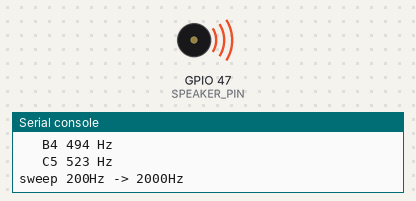
Bench run of a program on a simulated ESP32 board running MicroPython. Shown: buzzer (waves = sounding), the last lines printed to the serial console. At 6.8 s the program stops and its outputs stay as they are.

Above: at 3.4 s.
At 6.8 s:
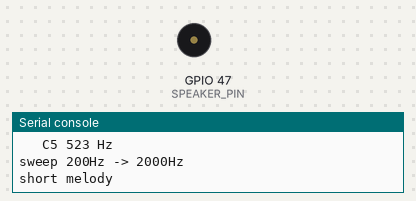
Timing chart, 0 to 8.3 s (numbered marks = the images above):
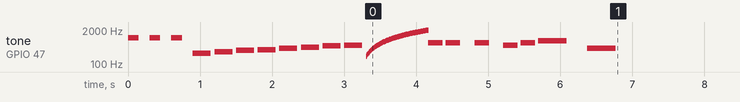

Measured:
- by itself, tone on GPIO 47 (SPEAKER_PIN): plays 1000 Hz for 0.15 s, 1000 Hz for 0.15 s, 1000 Hz for 0.15 s, 262 Hz for 0.25 s, 294 Hz for 0.25 s, 330 Hz for 0.25 s … (90 notes in this stretch)

The program:

speaker_tone.py
```python
# Tones on an 8 ohm 2W speaker, driven through the kit's NPN transistor.
#
# WHY A TRANSISTOR IS NOT OPTIONAL
# An ESP32-S3 GPIO can source about 40mA. An 8 ohm speaker on 3.3V would draw
# 3.3/8 = 412mA, roughly ten times the pin's rating - it would destroy the
# pin. The GPIO switches the transistor; the transistor switches the speaker.
#
# The ESP32-S3 also has NO DAC (the original ESP32 had one on GPIO25/26,
# Espressif removed it on the S3). So this produces PWM square-wave tones -
# beeps, alarms, simple melodies. Not speech or music. For real audio you
# need an I2S amplifier such as a MAX98357A.
#
# CIRCUIT  (NPN 8050: flat marked face toward you, legs down -> E B C)
#
#   speaker RED (+)   ---------------------------------> 5V
#   speaker BLACK (-) --- Rseries --- C  (right leg)
#                                     B  (middle leg) --- 1k --- GPIO47
#                                     E  (left leg)   ---------> GND
#
# Rseries LIMITS CURRENT AND IS REQUIRED. Without it, 5V across 8 ohms is
# 625mA and 3W - over the speaker's 2W rating and hard on the transistor.
#   220 ohm (kit value)      -> ~22mA, safe, quiet
#   two 220 in parallel(110) -> ~45mA, louder
#   three in parallel (73)   -> ~68mA, louder still
# Do not go below about 50 ohms.
#
# Run:  python -m mpremote connect COM3 run speaker_tone.py
# Stop: python -m mpremote connect COM3 soft-reset

from machine import Pin, PWM
import time

SPEAKER_PIN = 47      # free pin: 21 is the servo, 14/42 were the LCD,
                      # 13 is the camera's pixel clock
DUTY = 32768          # 50% of 65535 - square wave, loudest for a given pitch

# Note frequencies in Hz.
NOTES = {
    "C4": 262, "D4": 294, "E4": 330, "F4": 349, "G4": 392, "A4": 440, "B4": 494,
    "C5": 523, "D5": 587, "E5": 659, "F5": 698, "G5": 784, "A5": 880,
    "REST": 0,
}

pwm = PWM(Pin(SPEAKER_PIN))


def tone(freq, ms):
    """Play one frequency for ms milliseconds."""
    if freq <= 0:
        pwm.duty_u16(0)
    else:
        pwm.freq(freq)
        pwm.duty_u16(DUTY)
    time.sleep_ms(ms)
    pwm.duty_u16(0)     # silence between notes


def play(sequence, gap_ms=40):
    for name, ms in sequence:
        tone(NOTES.get(name, 0), ms)
        time.sleep_ms(gap_ms)


try:
    print("beep test")
    for _ in range(3):
        tone(1000, 150)
        time.sleep_ms(150)

    print("rising scale")
    for name in ("C4", "D4", "E4", "F4", "G4", "A4", "B4", "C5"):
        print("  ", name, NOTES[name], "Hz")
        tone(NOTES[name], 250)
        time.sleep_ms(50)

    print("sweep 200Hz -> 2000Hz")
    for f in range(200, 2000, 25):
        pwm.freq(f)
        pwm.duty_u16(DUTY)
        time.sleep_ms(12)
    pwm.duty_u16(0)

    print("short melody")
    play([("E5", 200), ("E5", 200), ("REST", 120), ("E5", 200),
          ("REST", 120), ("C5", 200), ("E5", 200), ("G5", 400),
          ("REST", 200), ("G4", 400)])

    print("done - if it is too quiet, lower Rseries (parallel more resistors)")
except KeyboardInterrupt:
    print("stopped")
finally:
    # Always release, or the pin keeps driving the transistor and the
    # speaker sits there buzzing.
    pwm.duty_u16(0)
    pwm.deinit()
    print("pin released")
```
